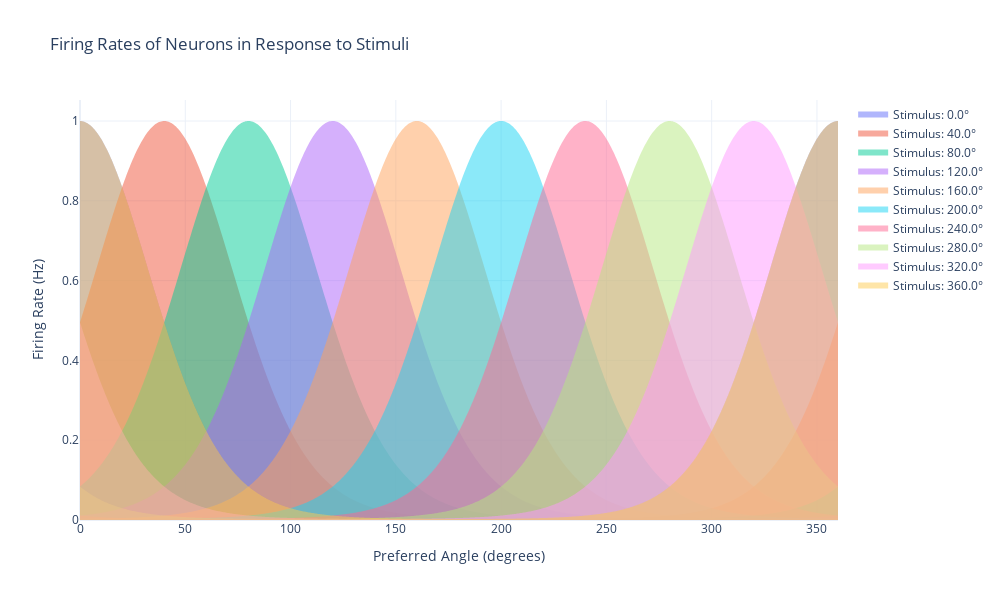

The notebook cell this image was saved under:
### Code cell
# Plot using plotly
fig = go.Figure()
for i, stimulus in enumerate(sample_of_stimuli_range):
    #fig.add_trace(go.Scatter(x=preferred_angles, y=tuning_curves[i, :], name=f'Stimulus: {stimulus}°'))
    # fill area between traces
    fig.add_trace(go.Scatter(x=preferred_angles, y=tuning_curves[i, :],
                                fill='tozeroy',
                                mode='none',
                                name=f'Stimulus: {stimulus}°',
                                connectgaps=True,
                                # line width
                                ))
fig.update_layout(title='Firing Rates of Neurons in Response to Stimuli',
                        xaxis_title='Preferred Angle (degrees)',
                        yaxis_title='Firing Rate (Hz)',
                        # background
                        template='plotly_white',
                        width=1000,
                        height=600)
fig.show()

### Figure 1 — Plotly figure (JSON) as saved in the notebook; plotly's stock layout.template omitted (floating-point values rounded to 4 significant figures; data arrays with more than 128 entries replaced by an {"elided": "..."} marker saying what was removed)
{"data": [{"connectgaps": true, "fill": "tozeroy", "mode": "none", "name": "Stimulus: 0.0°", "type": "scatter", "x": {"elided": "720 float values"}, "y": {"elided": "720 float values"}}, {"connectgaps": true, "fill": "tozeroy", "mode": "none", "name": "Stimulus: 40.0°", "type": "scatter", "x": {"elided": "720 float values"}, "y": {"elided": "720 float values"}}, {"connectgaps": true, "fill": "tozeroy", "mode": "none", "name": "Stimulus: 80.0°", "type": "scatter", "x": {"elided": "720 float values"}, "y": {"elided": "720 float values"}}, {"connectgaps": true, "fill": "tozeroy", "mode": "none", "name": "Stimulus: 120.0°", "type": "scatter", "x": {"elided": "720 float values"}, "y": {"elided": "720 float values"}}, {"connectgaps": true, "fill": "tozeroy", "mode": "none", "name": "Stimulus: 160.0°", "type": "scatter", "x": {"elided": "720 float values"}, "y": {"elided": "720 float values"}}, {"connectgaps": true, "fill": "tozeroy", "mode": "none", "name": "Stimulus: 200.0°", "type": "scatter", "x": {"elided": "720 float values"}, "y": {"elided": "720 float values"}}, {"connectgaps": true, "fill": "tozeroy", "mode": "none", "name": "Stimulus: 240.0°", "type": "scatter", "x": {"elided": "720 float values"}, "y": {"elided": "720 float values"}}, {"connectgaps": true, "fill": "tozeroy", "mode": "none", "name": "Stimulus: 280.0°", "type": "scatter", "x": {"elided": "720 float values"}, "y": {"elided": "720 float values"}}, {"connectgaps": true, "fill": "tozeroy", "mode": "none", "name": "Stimulus: 320.0°", "type": "scatter", "x": {"elided": "720 float values"}, "y": {"elided": "720 float values"}}, {"connectgaps": true, "fill": "tozeroy", "mode": "none", "name": "Stimulus: 360.0°", "type": "scatter", "x": {"elided": "720 float values"}, "y": {"elided": "720 float values"}}], "layout": {"height": 600, "title": {"text": "Firing Rates of Neurons in Response to Stimuli"}, "width": 1000, "xaxis": {"title": {"text": "Preferred Angle (degrees)"}}, "yaxis": {"title": {"text": "Firing Rate (Hz)"}}}}
